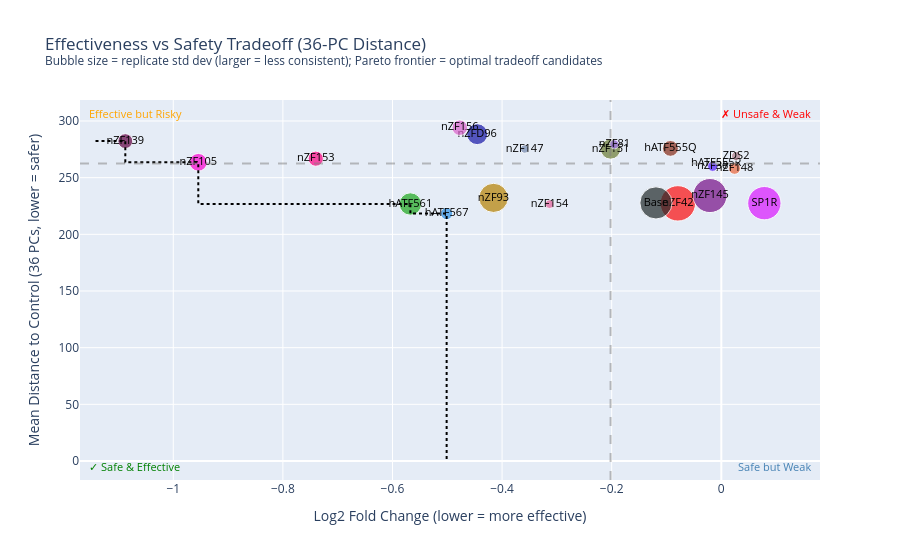

Here is the notebook cell this chart was saved with:
### Code cell
# Effectiveness vs Safety tradeoff scatter with Pareto frontier
tradeoff_df = dist_summary.copy()

sorted_df = tradeoff_df.sort_values('log2FC')
pareto, min_dist = [], float('inf')
for name, row in sorted_df.iterrows():
    if row['mean_dist'] < min_dist:
        pareto.append((row['log2FC'], row['mean_dist']))
        min_dist = row['mean_dist']
pareto_x = [p[0] for p in pareto]
pareto_y = [p[1] for p in pareto]

step_x, step_y = [], []
for i, (fx, fy) in enumerate(zip(pareto_x, pareto_y)):
    if i == 0:
        step_x += [tradeoff_df['log2FC'].min() * 1.05, fx]
        step_y += [fy, fy]
    else:
        step_x += [pareto_x[i - 1], fx]
        step_y += [fy, fy]
step_x.append(fx)
step_y.append(0)

med_log2fc = tradeoff_df['log2FC'].median()
med_dist = tradeoff_df['mean_dist'].median()

fig4 = px.scatter(
    tradeoff_df,
    x='log2FC', y='mean_dist',
    size='std_dist', size_max=25,
    text=tradeoff_df.index,
    color=tradeoff_df.index,
    color_discrete_sequence=px.colors.qualitative.Dark24,
    labels={
        'log2FC': 'Log2 Fold Change (lower = more effective)',
        'mean_dist': f'Mean Distance to Control (lower = safer)',
    },
    title=f'Effectiveness vs Safety Tradeoff ({N_COMPONENTS}-PC Distance)'
          '<br><sup>Bubble size = replicate std dev (larger = less consistent); Pareto frontier = optimal tradeoff candidates</sup>',
)
fig4.update_traces(mode='markers+text', textposition='middle center', textfont=dict(color='black', size=11))

fig4.add_trace(go.Scatter(
    x=step_x, y=step_y, mode='lines',
    line=dict(color='black', width=2, dash='dot'),
    name='Pareto Frontier', showlegend=True,
))

fig4.add_vline(x=med_log2fc, line_dash='dash', line_color='gray', opacity=0.5)
fig4.add_hline(y=med_dist, line_dash='dash', line_color='gray', opacity=0.5)

for x, y, text, color, xanchor, yanchor in [
    (0.01, 0.01, '✓ Safe & Effective',  'green',     'left',  'bottom'),
    (0.99, 0.01, 'Safe but Weak',        'steelblue', 'right', 'bottom'),
    (0.01, 0.99, 'Effective but Risky',  'orange',    'left',  'top'),
    (0.99, 0.99, '✗ Unsafe & Weak',      'red',       'right', 'top'),
]:
    fig4.add_annotation(
        x=x, y=y, text=text,
        xref='paper', yref='paper',
        showarrow=False,
        font=dict(color=color, size=11),
        xanchor=xanchor, yanchor=yanchor,
    )

fig4.update_layout(showlegend=False)
fig4.show()

### Figure 1 — Plotly figure (JSON) as saved in the notebook; plotly's stock layout.template omitted (floating-point values rounded to 4 significant figures)
{"data": [{"hovertemplate": "sample_type=%{text}<br>Log2 Fold Change (lower = more effective)=%{x}<br>Mean Distance to Control (36 PCs, lower = safer)=%{y}<br>std_dist=%{marker.size}<extra></extra>", "legendgroup": "hATF567", "marker": {"color": "#2E91E5", "size": [6.181], "sizemode": "area", "sizeref": 0.0831, "symbol": "circle"}, "mode": "markers+text", "name": "hATF567", "orientation": "v", "showlegend": true, "text": ["hATF567"], "textfont": {"color": "black", "size": 11}, "textposition": "middle center", "type": "scatter", "x": [-0.5012], "xaxis": "x", "y": [218.3], "yaxis": "y"}, {"hovertemplate": "sample_type=%{text}<br>Log2 Fold Change (lower = more effective)=%{x}<br>Mean Distance to Control (36 PCs, lower = safer)=%{y}<br>std_dist=%{marker.size}<extra></extra>", "legendgroup": "nZF154", "marker": {"color": "#E15F99", "size": [3.122], "sizemode": "area", "sizeref": 0.0831, "symbol": "circle"}, "mode": "markers+text", "name": "nZF154", "orientation": "v", "showlegend": true, "text": ["nZF154"], "textfont": {"color": "black", "size": 11}, "textposition": "middle center", "type": "scatter", "x": [-0.3135], "xaxis": "x", "y": [226.7], "yaxis": "y"}, {"hovertemplate": "sample_type=%{text}<br>Log2 Fold Change (lower = more effective)=%{x}<br>Mean Distance to Control (36 PCs, lower = safer)=%{y}<br>std_dist=%{marker.size}<extra></extra>", "legendgroup": "hATF561", "marker": {"color": "#1CA71C", "size": [20.81], "sizemode": "area", "sizeref": 0.0831, "symbol": "circle"}, "mode": "markers+text", "name": "hATF561", "orientation": "v", "showlegend": true, "text": ["hATF561"], "textfont": {"color": "black", "size": 11}, "textposition": "middle center", "type": "scatter", "x": [-0.5673], "xaxis": "x", "y": [226.8], "yaxis": "y"}, {"hovertemplate": "sample_type=%{text}<br>Log2 Fold Change (lower = more effective)=%{x}<br>Mean Distance to Control (36 PCs, lower = safer)=%{y}<br>std_dist=%{marker.size}<extra></extra>", "legendgroup": "nZF42", "marker": {"color": "#FB0D0D", "size": [51.94], "sizemode": "area", "sizeref": 0.0831, "symbol": "circle"}, "mode": "markers+text", "name": "nZF42", "orientation": "v", "showlegend": true, "text": ["nZF42"], "textfont": {"color": "black", "size": 11}, "textposition": "middle center", "type": "scatter", "x": [-0.07928], "xaxis": "x", "y": [227.3], "yaxis": "y"}, {"hovertemplate": "sample_type=%{text}<br>Log2 Fold Change (lower = more effective)=%{x}<br>Mean Distance to Control (36 PCs, lower = safer)=%{y}<br>std_dist=%{marker.size}<extra></extra>", "legendgroup": "SP1R", "marker": {"color": "#DA16FF", "size": [46.19], "sizemode": "area", "sizeref": 0.0831, "symbol": "circle"}, "mode": "markers+text", "name": "SP1R", "orientation": "v", "showlegend": true, "text": ["SP1R"], "textfont": {"color": "black", "size": 11}, "textposition": "middle center", "type": "scatter", "x": [0.07856], "xaxis": "x", "y": [227.5], "yaxis": "y"}, {"hovertemplate": "sample_type=%{text}<br>Log2 Fold Change (lower = more effective)=%{x}<br>Mean Distance to Control (36 PCs, lower = safer)=%{y}<br>std_dist=%{marker.size}<extra></extra>", "legendgroup": "Base", "marker": {"color": "#222A2A", "size": [43.09], "sizemode": "area", "sizeref": 0.0831, "symbol": "circle"}, "mode": "markers+text", "name": "Base", "orientation": "v", "showlegend": true, "text": ["Base"], "textfont": {"color": "black", "size": 11}, "textposition": "middle center", "type": "scatter", "x": [-0.1192], "xaxis": "x", "y": [227.7], "yaxis": "y"}, {"hovertemplate": "sample_type=%{text}<br>Log2 Fold Change (lower = more effective)=%{x}<br>Mean Distance to Control (36 PCs, lower = safer)=%{y}<br>std_dist=%{marker.size}<extra></extra>", "legendgroup": "nZF93", "marker": {"color": "#B68100", "size": [35.36], "sizemode": "area", "sizeref": 0.0831, "symbol": "circle"}, "mode": "markers+text", "name": "nZF93", "orientation": "v", "showlegend": true, "text": ["nZF93"], "textfont": {"color": "black", "size": 11}, "textposition": "middle center", "type": "scatter", "x": [-0.4157], "xaxis": "x", "y": [232.2], "yaxis": "y"}, {"hovertemplate": "sample_type=%{text}<br>Log2 Fold Change (lower = more effective)=%{x}<br>Mean Distance to Control (36 PCs, lower = safer)=%{y}<br>std_dist=%{marker.size}<extra></extra>", "legendgroup": "nZF145", "marker": {"color": "#750D86", "size": [48.2], "sizemode": "area", "sizeref": 0.0831, "symbol": "circle"}, "mode": "markers+text", "name": "nZF145", "orientation": "v", "showlegend": true, "text": ["nZF145"], "textfont": {"color": "black", "size": 11}, "textposition": "middle center", "type": "scatter", "x": [-0.02072], "xaxis": "x", "y": [234.2], "yaxis": "y"}, {"hovertemplate": "sample_type=%{text}<br>Log2 Fold Change (lower = more effective)=%{x}<br>Mean Distance to Control (36 PCs, lower = safer)=%{y}<br>std_dist=%{marker.size}<extra></extra>", "legendgroup": "nZF148", "marker": {"color": "#EB663B", "size": [5.728], "sizemode": "area", "sizeref": 0.0831, "symbol": "circle"}, "mode": "markers+text", "name": "nZF148", "orientation": "v", "showlegend": true, "text": ["nZF148"], "textfont": {"color": "black", "size": 11}, "textposition": "middle center", "type": "scatter", "x": [0.02421], "xaxis": "x", "y": [258.1], "yaxis": "y"}, {"hovertemplate": "sample_type=%{text}<br>Log2 Fold Change (lower = more effective)=%{x}<br>Mean Distance to Control (36 PCs, lower = safer)=%{y}<br>std_dist=%{marker.size}<extra></extra>", "legendgroup": "nZF36", "marker": {"color": "#511CFB", "size": [4.22], "sizemode": "area", "sizeref": 0.0831, "symbol": "circle"}, "mode": "markers+text", "name": "nZF36", "orientation": "v", "showlegend": true, "text": ["nZF36"], "textfont": {"color": "black", "size": 11}, "textposition": "middle center", "type": "scatter", "x": [-0.0158], "xaxis": "x", "y": [260.0], "yaxis": "y"}, {"hovertemplate": "sample_type=%{text}<br>Log2 Fold Change (lower = more effective)=%{x}<br>Mean Distance to Control (36 PCs, lower = safer)=%{y}<br>std_dist=%{marker.size}<extra></extra>", "legendgroup": "hATF555R", "marker": {"color": "#00A08B", "size": [0.0779], "sizemode": "area", "sizeref": 0.0831, "symbol": "circle"}, "mode": "markers+text", "name": "hATF555R", "orientation": "v", "showlegend": true, "text": ["hATF555R"], "textfont": {"color": "black", "size": 11}, "textposition": "middle center", "type": "scatter", "x": [-0.009222], "xaxis": "x", "y": [262.5], "yaxis": "y"}, {"hovertemplate": "sample_type=%{text}<br>Log2 Fold Change (lower = more effective)=%{x}<br>Mean Distance to Control (36 PCs, lower = safer)=%{y}<br>std_dist=%{marker.size}<extra></extra>", "legendgroup": "nZF105", "marker": {"color": "#FB00D1", "size": [13.09], "sizemode": "area", "sizeref": 0.0831, "symbol": "circle"}, "mode": "markers+text", "name": "nZF105", "orientation": "v", "showlegend": true, "text": ["nZF105"], "textfont": {"color": "black", "size": 11}, "textposition": "middle center", "type": "scatter", "x": [-0.9544], "xaxis": "x", "y": [263.6], "yaxis": "y"}, {"hovertemplate": "sample_type=%{text}<br>Log2 Fold Change (lower = more effective)=%{x}<br>Mean Distance to Control (36 PCs, lower = safer)=%{y}<br>std_dist=%{marker.size}<extra></extra>", "legendgroup": "nZF153", "marker": {"color": "#FC0080", "size": [9.536], "sizemode": "area", "sizeref": 0.0831, "symbol": "circle"}, "mode": "markers+text", "name": "nZF153", "orientation": "v", "showlegend": true, "text": ["nZF153"], "textfont": {"color": "black", "size": 11}, "textposition": "middle center", "type": "scatter", "x": [-0.74], "xaxis": "x", "y": [266.7], "yaxis": "y"}, {"hovertemplate": "sample_type=%{text}<br>Log2 Fold Change (lower = more effective)=%{x}<br>Mean Distance to Control (36 PCs, lower = safer)=%{y}<br>std_dist=%{marker.size}<extra></extra>", "legendgroup": "ZDS2", "marker": {"color": "#B2828D", "size": [3.529], "sizemode": "area", "sizeref": 0.0831, "symbol": "circle"}, "mode": "markers+text", "name": "ZDS2", "orientation": "v", "showlegend": true, "text": ["ZDS2"], "textfont": {"color": "black", "size": 11}, "textposition": "middle center", "type": "scatter", "x": [0.027], "xaxis": "x", "y": [269.0], "yaxis": "y"}, {"hovertemplate": "sample_type=%{text}<br>Log2 Fold Change (lower = more effective)=%{x}<br>Mean Distance to Control (36 PCs, lower = safer)=%{y}<br>std_dist=%{marker.size}<extra></extra>", "legendgroup": "nZF151", "marker": {"color": "#6C7C32", "size": [16.81], "sizemode": "area", "sizeref": 0.0831, "symbol": "circle"}, "mode": "markers+text", "name": "nZF151", "orientation": "v", "showlegend": true, "text": ["nZF151"], "textfont": {"color": "black", "size": 11}, "textposition": "middle center", "type": "scatter", "x": [-0.2021], "xaxis": "x", "y": [275.2], "yaxis": "y"}, {"hovertemplate": "sample_type=%{text}<br>Log2 Fold Change (lower = more effective)=%{x}<br>Mean Distance to Control (36 PCs, lower = safer)=%{y}<br>std_dist=%{marker.size}<extra></extra>", "legendgroup": "nZF147", "marker": {"color": "#778AAE", "size": [2.937], "sizemode": "area", "sizeref": 0.0831, "symbol": "circle"}, "mode": "markers+text", "name": "nZF147", "orientation": "v", "showlegend": true, "text": ["nZF147"], "textfont": {"color": "black", "size": 11}, "textposition": "middle center", "type": "scatter", "x": [-0.3588], "xaxis": "x", "y": [275.3], "yaxis": "y"}, {"hovertemplate": "sample_type=%{text}<br>Log2 Fold Change (lower = more effective)=%{x}<br>Mean Distance to Control (36 PCs, lower = safer)=%{y}<br>std_dist=%{marker.size}<extra></extra>", "legendgroup": "hATF555Q", "marker": {"color": "#862A16", "size": [10.38], "sizemode": "area", "sizeref": 0.0831, "symbol": "circle"}, "mode": "markers+text", "name": "hATF555Q", "orientation": "v", "showlegend": true, "text": ["hATF555Q"], "textfont": {"color": "black", "size": 11}, "textposition": "middle center", "type": "scatter", "x": [-0.09284], "xaxis": "x", "y": [275.8], "yaxis": "y"}, {"hovertemplate": "sample_type=%{text}<br>Log2 Fold Change (lower = more effective)=%{x}<br>Mean Distance to Control (36 PCs, lower = safer)=%{y}<br>std_dist=%{marker.size}<extra></extra>", "legendgroup": "nZF81", "marker": {"color": "#A777F1", "size": [3.595], "sizemode": "area", "sizeref": 0.0831, "symbol": "circle"}, "mode": "markers+text", "name": "nZF81", "orientation": "v", "showlegend": true, "text": ["nZF81"], "textfont": {"color": "black", "size": 11}, "textposition": "middle center", "type": "scatter", "x": [-0.1952], "xaxis": "x", "y": [279.4], "yaxis": "y"}, {"hovertemplate": "sample_type=%{text}<br>Log2 Fold Change (lower = more effective)=%{x}<br>Mean Distance to Control (36 PCs, lower = safer)=%{y}<br>std_dist=%{marker.size}<extra></extra>", "legendgroup": "nZF139", "marker": {"color": "#620042", "size": [9.181], "sizemode": "area", "sizeref": 0.0831, "symbol": "circle"}, "mode": "markers+text", "name": "nZF139", "orientation": "v", "showlegend": true, "text": ["nZF139"], "textfont": {"color": "black", "size": 11}, "textposition": "middle center", "type": "scatter", "x": [-1.088], "xaxis": "x", "y": [282.3], "yaxis": "y"}, {"hovertemplate": "sample_type=%{text}<br>Log2 Fold Change (lower = more effective)=%{x}<br>Mean Distance to Control (36 PCs, lower = safer)=%{y}<br>std_dist=%{marker.size}<extra></extra>", "legendgroup": "nZFD96", "marker": {"color": "#1616A7", "size": [18.24], "sizemode": "area", "sizeref": 0.0831, "symbol": "circle"}, "mode": "markers+text", "name": "nZFD96", "orientation": "v", "showlegend": true, "text": ["nZFD96"], "textfont": {"color": "black", "size": 11}, "textposition": "middle center", "type": "scatter", "x": [-0.4455], "xaxis": "x", "y": [288.4], "yaxis": "y"}, {"hovertemplate": "sample_type=%{text}<br>Log2 Fold Change (lower = more effective)=%{x}<br>Mean Distance to Control (36 PCs, lower = safer)=%{y}<br>std_dist=%{marker.size}<extra></extra>", "legendgroup": "nZF156", "marker": {"color": "#DA60CA", "size": [10.05], "sizemode": "area", "sizeref": 0.0831, "symbol": "circle"}, "mode": "markers+text", "name": "nZF156", "orientation": "v", "showlegend": true, "text": ["nZF156"], "textfont": {"color": "black", "size": 11}, "textposition": "middle center", "type": "scatter", "x": [-0.4773], "xaxis": "x", "y": [294.1], "yaxis": "y"}, {"line": {"color": "black", "dash": "dot", "width": 2}, "mode": "lines", "name": "Pareto Frontier", "showlegend": true, "type": "scatter", "x": [-1.142, -1.088, -1.088, -0.9544, -0.9544, -0.5673, -0.5673, -0.5012, -0.5012], "y": [282.3, 282.3, 263.6, 263.6, 226.8, 226.8, 218.3, 218.3, 0]}], "layout": {"annotations": [{"font": {"color": "green", "size": 11}, "showarrow": false, "text": "✓ Safe & Effective", "x": 0.01, "xanchor": "left", "xref": "paper", "y": 0.01, "yanchor": "bottom", "yref": "paper"}, {"font": {"color": "steelblue", "size": 11}, "showarrow": false, "text": "Safe but Weak", "x": 0.99, "xanchor": "right", "xref": "paper", "y": 0.01, "yanchor": "bottom", "yref": "paper"}, {"font": {"color": "orange", "size": 11}, "showarrow": false, "text": "Effective but Risky", "x": 0.01, "xanchor": "left", "xref": "paper", "y": 0.99, "yanchor": "top", "yref": "paper"}, {"font": {"color": "red", "size": 11}, "showarrow": false, "text": "✗ Unsafe & Weak", "x": 0.99, "xanchor": "right", "xref": "paper", "y": 0.99, "yanchor": "top", "yref": "paper"}], "legend": {"itemsizing": "constant", "title": {"text": "sample_type"}, "tracegroupgap": 0}, "shapes": [{"line": {"color": "gray", "dash": "dash"}, "opacity": 0.5, "type": "line", "x0": -0.2021, "x1": -0.2021, "xref": "x", "y0": 0, "y1": 1, "yref": "y domain"}, {"line": {"color": "gray", "dash": "dash"}, "opacity": 0.5, "type": "line", "x0": 0, "x1": 1, "xref": "x domain", "y0": 262.5, "y1": 262.5, "yref": "y"}], "showlegend": false, "title": {"text": "Effectiveness vs Safety Tradeoff (36-PC Distance)<br><sup>Bubble size = replicate std dev (larger = less consistent); Pareto frontier = optimal tradeoff candidates</sup>"}, "xaxis": {"anchor": "y", "domain": [0, 1], "title": {"text": "Log2 Fold Change (lower = more effective)"}}, "yaxis": {"anchor": "x", "domain": [0, 1], "title": {"text": "Mean Distance to Control (36 PCs, lower = safer)"}}}}
